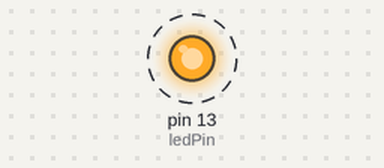
Bench run of a sketch on a simulated Arduino Uno, built with avr-gcc and run on an emulated ATmega328P. On the bench: output pins drawn as LEDs (lit = HIGH). Dashed ring = blinking.

Above: at 0.2 s.
Timing chart, 0 to 3.0 s (numbered marks = the images above):
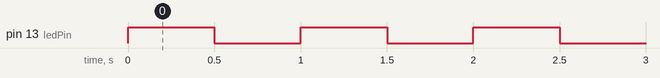

Measured:
- by itself, pin 13 (ledPin): alternates HIGH for 0.50 s and LOW for 0.50 s

The sketch:

ttaTest.ino
```cpp
#include "scheduler.h"

int ledPin = 13;

void setup() {
  // put your setup code here, to run once:
  pinMode(ledPin, OUTPUT);

  Scheduler_Init();
  Scheduler_StartTask(0, 1000, on);
  Scheduler_StartTask(500, 1000, off);
}

void loop() {
  // put your main code here, to run repeatedly:
  uint32_t idleTime = Scheduler_Dispatch();
}

void on() {
  digitalWrite(ledPin, HIGH);
}

void off() {
  digitalWrite(ledPin, LOW);
}
```

scheduler.cpp
```cpp
/*
 * scheduler.cpp
 *
 *  Created on: 17-Feb-2011
 *      Author: nrqm
 *      Based on code by Jacob Schwartz
 */
#include "scheduler.h"
#include <Arduino.h>

typedef struct
{
	int32_t period;
	int32_t remaining_time;
	uint8_t is_running;
	task_cb callback;
} task_t;

task_t tasks[MAXTASKS];

uint32_t last_runtime;

void Scheduler_Init()
{
	last_runtime = millis();
}

void Scheduler_StartTask(int16_t delay, int16_t period, task_cb task)
{
	static uint8_t id = 0;
	if (id < MAXTASKS)
	{
		tasks[id].remaining_time = delay;
		tasks[id].period = period;
		tasks[id].is_running = 1;
		tasks[id].callback = task;
		id++;
	}
}

uint32_t Scheduler_Dispatch()
{
	uint8_t i;

	uint32_t now = millis();
	uint32_t elapsed = now - last_runtime;
	last_runtime = now;
	task_cb t = NULL;
	uint32_t idle_time = 0xFFFFFFFF;

	// update each task's remaining time, and identify the first ready task (if there is one).
	for (i = 0; i < MAXTASKS; i++)
	{
		if (tasks[i].is_running)
		{
			// update the task's remaining time
			tasks[i].remaining_time -= elapsed;
			if (tasks[i].remaining_time <= 0)
			{
				if (t == NULL)
				{
					// if this task is ready to run, and we haven't already selected a task to run,
					// select this one.
					t = tasks[i].callback;
					tasks[i].remaining_time += tasks[i].period;
				}
				idle_time = 0;
			}
			else
			{
				idle_time = min((uint32_t)tasks[i].remaining_time, idle_time);
			}
		}
	}
	if (t != NULL)
	{
		// If a task was selected to run, call its function.
		t();
	}
	return idle_time;
}
```

scheduler.h
```cpp
/*
 * scheduler.h
 *
 *  Created on: 17-Feb-2011
 *      Author: nrqm
 */

#ifndef SCHEDULER_H_
#define SCHEDULER_H_

#include <avr/io.h>

///Up to this many tasks can be run, in addition to the idle task
#define MAXTASKS	8

///A task callback function
typedef void (*task_cb)();

/**
 * Initialise the scheduler.  This should be called once in the setup routine.
 */
void Scheduler_Init();

/**
 * Start a task.
 * The function "task" will be called roughly every "period" milliseconds starting after "delay" milliseconds.
 * The scheduler does not guarantee that the task will run as soon as it can.  Tasks are executed until completion.
 * If a task misses its scheduled execution time then it simply executes as soon as possible.  Don't pass stupid
 * values (e.g. negatives) to the parameters.
 *
 * \param id The tasks ID number.  This must be between 0 and MAXTASKS (it is used as an array index).
 * \param delay The task will start after this many milliseconds.
 * \param period The task will repeat every "period" milliseconds.
 * \param task The callback function that the scheduler is to call.
 */
void Scheduler_StartTask(int16_t delay, int16_t period, task_cb task);

/**
 * Go through the task list and run any tasks that need to be run.  The main function should simply be this
 * function called as often as possible, plus any low-priority code that you want to run sporadically.
 */
uint32_t Scheduler_Dispatch();

#endif /* SCHEDULER_H_ */
```
